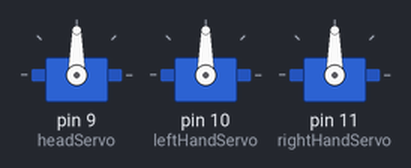
A sketch run on a simulated Arduino Uno, built with avr-gcc and run on an emulated ATmega328P. On the bench: 3 × servo.

Above: at 0.05 s.
At 2.0 s:
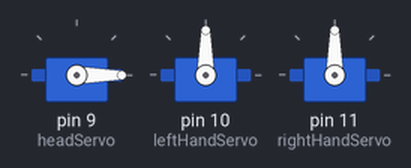
At 3.25 s:
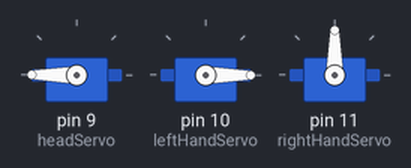
At 4.5 s:
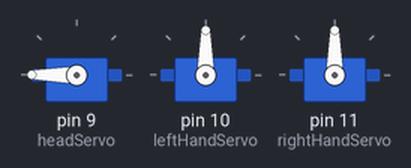
At 6.75 s:
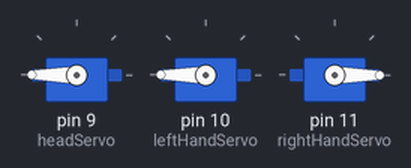
At 9.0 s:
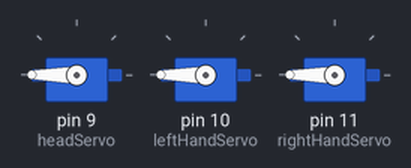
Timing chart, 0 to 11.7 s (numbered marks = the images above):
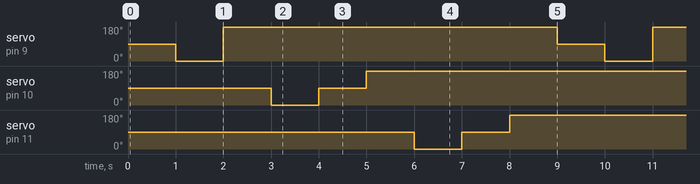

Measured:
- by itself, servo on pin 9 (headServo): repeats every 9.0 s: 180° 7.0 s, 90° 1.0 s, 0° 1.0 s
- by itself, servo on pin 10 (leftHandServo), servo on pin 11 (rightHandServo): repeats every 9.0 s: 90° 1.0 s, 180° 7.0 s, 0° 1.0 s

The sketch:

servo_code_competionsd.ino
```cpp
#include <Servo.h>

Servo headServo;
Servo leftHandServo;
Servo rightHandServo;

void setup() {
  headServo.attach(9);     // Attach head servo to pin 9
  leftHandServo.attach(10); // Attach left hand servo to pin 10
  rightHandServo.attach(11);// Attach right hand servo to pin 11
}

void loop() {
  // Move head to different positions
  headServo.write(90);    // Center position
  delay(1000);
  headServo.write(0);     // One extreme
  delay(1000);
  headServo.write(180);   // Other extreme
  delay(1000);

  // Move left hand to different positions
  leftHandServo.write(0);    // One extreme
  delay(1000);
  leftHandServo.write(90);   // Center position
  delay(1000);
  leftHandServo.write(180);  // Other extreme
  delay(1000);

  // Move right hand to different positions
  rightHandServo.write(0);   // One extreme
  delay(1000);
  rightHandServo.write(90);  // Center position
  delay(1000);
  rightHandServo.write(180); // Other extreme
  delay(1000);
}
```
